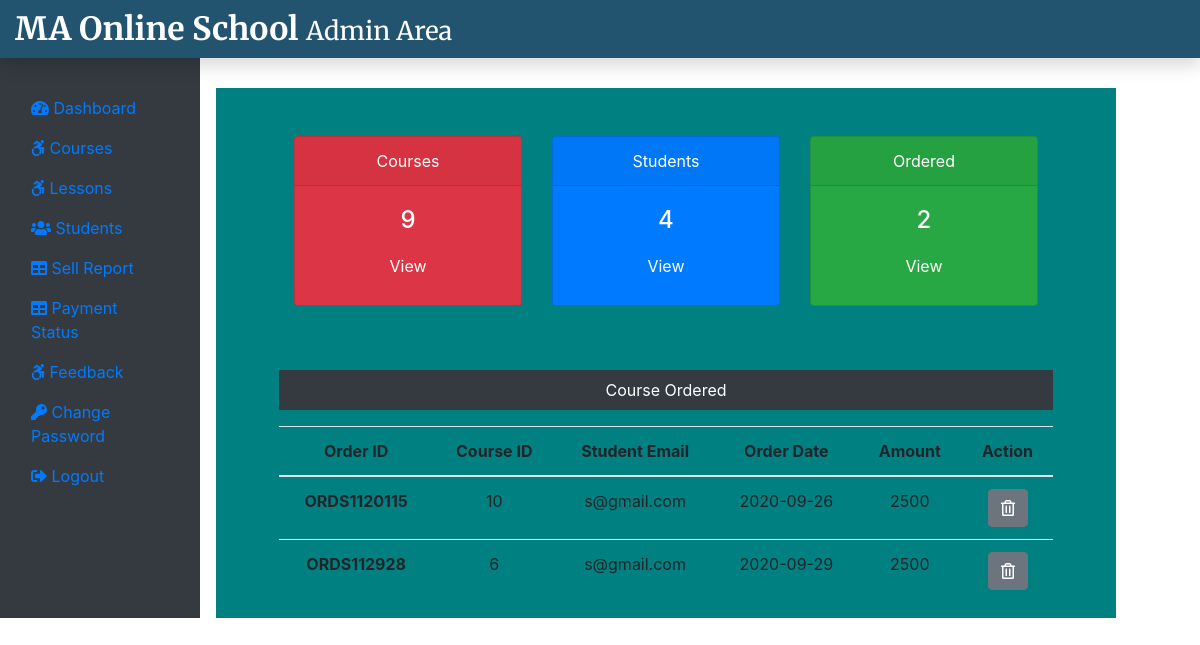
/OnlineCourse/Admin/adminDashboard.php (signed in), run on the app's committed database.
### tables this page shows
CREATE TABLE `courseorder` (
  `co_id` int(11) NOT NULL,
  `order_id` varchar(255) NOT NULL,
  `stu_email` varchar(255) NOT NULL,
  `course_id` int(11) NOT NULL,
  `status` varchar(255) NOT NULL,
  `respmsg` text NOT NULL,
  `amount` int(11) NOT NULL,
  `order_date` date NOT NULL
);

### OnlineCourse/Admin/adminDashboard.php (the view, shortened to what this page needs)
<?php
include ('./admininclude/header.php');
include ('../dbConnection.php');
$sql = "SELECT * FROM course";
$result = $conn->query($sql);
$totalcourse = $result->num_rows;
$sql = "SELECT * FROM student";
$result = $conn->query($sql);
$totalstu = $result->num_rows;
$sql = "SELECT * FROM courseorder";
$result = $conn->query($sql);
$totalsold = $result->num_rows;
?>
			<div class="col-sm-9 mt-5" style="background: teal">
				<div class="row mx-5 text-center">
					<div class="col-sm-4 mt-5">
						<div class="card text-white bg-danger mb-3" style="max-width: 18rem;">
							<div class="card-header">Courses</div>
							<div class="card-body">
								<h4 class="card-title">
									<?php echo $totalcourse; ?>
								</h4>
								<a class="btn text-white" href="courses.php">View</a>
							</div>
						</div>
					</div>
					<div class="col-sm-4 mt-5">
						<div class="card text-white bg-primary mb-3" style="max-width: 18rem; ">
							<div class="card-header">Students</div>
							<div class="card-body">
								<h4 class="card-title">
									<?php echo $totalstu; ?>
								</h4>
								<a class="btn text-white" href="Students.php">View</a>
							</div>
						</div>
					</div>
					<div class="col-sm-4 mt-5">
						<div class="card text-white bg-success mb-3" style="max-width: 18rem;">
							<div class="card-header">Ordered</div>
							<div class="card-body">
								<h4 class="card-title">
									<?php echo $totalsold; ?>
								</h4>
								<a class="btn text-white" href="sellReport.php">View</a>
							</div>
						</div>
					</div>
				</div>
				<div class="mx-5 mt-5 text-center">
					<p class="bg-dark text-white p-2">Course Ordered</p>
					<?php
					$sql = "SELECT * FROM courseorder";
					$result = $conn->query($sql);
					if($result->num_rows > 0){
						echo '<table class="table">
						<thead>
							<tr>
								<th scope="col">Order ID</th>
								<th scope="col">Course ID</th>
								<th scope="col">Student Email</th>
								<th scope="col">Order Date</th>
								<th scope="col">Amount</th>
								<th scope="col">Action</th>
							</tr>
						</thead>
						<tbody>';
						while($row = $result->fetch_assoc())
						{
							echo '<tr>';
							echo '<th scope="row">'.$row["order_id"].'</th>';
							echo '<td>'.$row["course_id"].'</td>';
							echo '<td>'.$row["stu_email"].'</td>';
							echo '<td>'.$row["order_date"].'</td>';
							echo '<td>'.$row["amount"].'</td>';
							echo '<td><form action="" method="POST" class="d-inline"> <input type="hidden" name="id" value='.$row["co_id"].'> <button type="submit" class="btn btn-secondary" name="delete" value="Delete"><i class="far fa-trash-alt"></i></button></form></td>';
							echo '</tr>';
						}
						echo '</tbody>
						</table>';
					} else {
						echo "0 Result";
					}
					?>
				</div>
			</div>
		</div>
	</div>
<?php
include ('./admininclude/footer.php');
?>

### data on the page
courseorder: order "ORDS1120115", course "10", stu_email "s@gmail.com", order_date "2020-09-26", amount "2500"
courseorder: order "ORDS112928", course "6", stu_email "s@gmail.com", order_date "2020-09-29", amount "2500"

### other printed values
$totalcourse "9"
$totalstu "4"
$totalsold "2"
